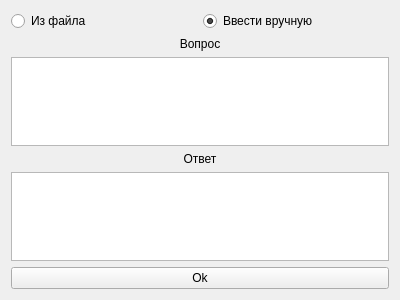
<?xml version="1.0" encoding="UTF-8"?>
<ui version="4.0">
 <class>Form</class>
 <widget class="QWidget" name="Form">
  <property name="geometry">
   <rect>
    <x>0</x>
    <y>0</y>
    <width>400</width>
    <height>300</height>
   </rect>
  </property>
  <property name="windowTitle">
   <string>Добавление диалога</string>
  </property>
  <layout class="QVBoxLayout" name="verticalLayout">
   <item>
    <layout class="QHBoxLayout" name="horizontalLayout">
     <item>
      <widget class="QRadioButton" name="rbFile">
       <property name="text">
        <string>Из файла</string>
       </property>
      </widget>
     </item>
     <item>
      <widget class="QRadioButton" name="rbInput">
       <property name="text">
        <string>Ввести вручную</string>
       </property>
       <property name="checked">
        <bool>true</bool>
       </property>
      </widget>
     </item>
    </layout>
   </item>
   <item>
    <widget class="QLabel" name="label">
     <property name="text">
      <string>Вопрос</string>
     </property>
     <property name="alignment">
      <set>Qt::AlignCenter</set>
     </property>
    </widget>
   </item>
   <item>
    <widget class="QTextEdit" name="teQ"/>
   </item>
   <item>
    <widget class="QLabel" name="label_2">
     <property name="text">
      <string>Ответ</string>
     </property>
     <property name="alignment">
      <set>Qt::AlignCenter</set>
     </property>
    </widget>
   </item>
   <item>
    <widget class="QTextEdit" name="teA"/>
   </item>
   <item>
    <widget class="QPushButton" name="pushButton">
     <property name="text">
      <string>Ok</string>
     </property>
    </widget>
   </item>
  </layout>
 </widget>
 <resources/>
 <connections/>
</ui>
